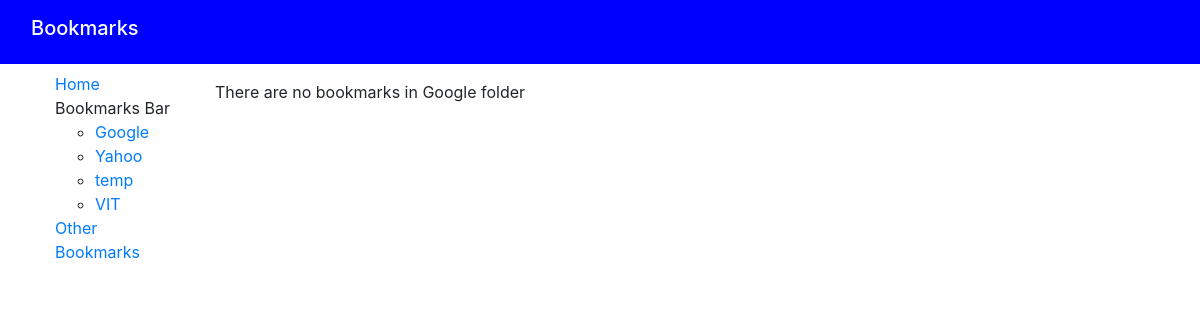
Before: /bookmarks/10/folder/ with the older database file.
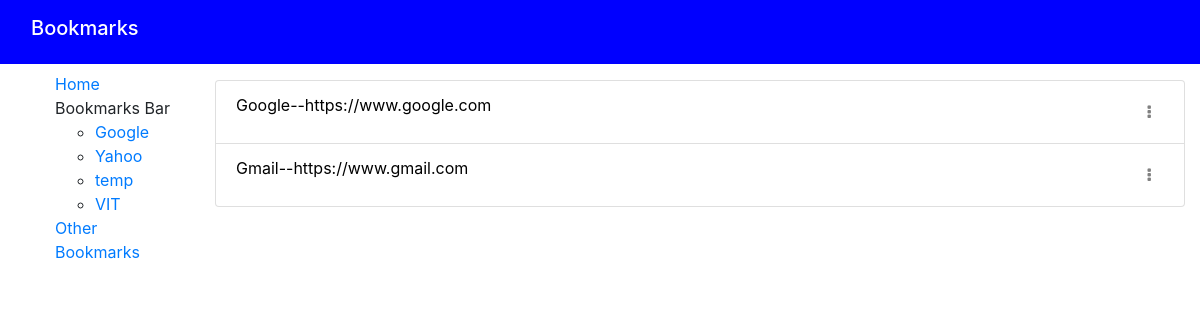
After: the same page with the newer database file.
### bookmarksapp/models.py (models this page shows, shortened)
class Folder(models.Model):
    name = models.CharField(max_length=200, help_text='Enter the folder name')

class Bookmarks(models.Model):
    name = models.CharField(max_length=200, help_text='Enter a webpage name')
    url = models.CharField(max_length=200, help_text='Enter a webpage url')
    description = models.CharField(max_length=200, help_text='Enter a webpage description')
    tags = TaggableManager(help_text='Enter webpage tags')
    folder = models.ForeignKey('Folder', on_delete=models.CASCADE, null=True, blank=True)

### bookmarksapp/views.py (the view)
# urls.py: path('<int:pk>/folder/', views.FolderList, name='list-folder'),
def FolderList(request,pk):
    folder_list = Folder.objects.all()
    folder = get_object_or_404(Folder, pk=pk)
    context = {
        'folder_list': folder_list,
        'folder': folder,
    }
    return render(request, 'bookmarksapp/list_folder.html', context=context)

### bookmarksapp/templates/bookmarksapp/list_folder.html (shortened to what this page needs)
{% extends "base_generic.html" %}
{% block content %}
    {% if folder.bookmarks_set.all %}
    <ul class="list-group">
    {% for bookmark in folder.bookmarks_set.all %}
        <li class=" list-group-item flex-column align-items-start"><a style="text-decoration: none; color:black;" onmouseover = "this.style.color = 'blue'" onmouseout = "this.style.color = 'black'"  href="{{ bookmark.url }}" target="_blank">{{ bookmark.name }}--{{ bookmark.url }}
        <div class="dropdown show" style="display: inline-block; float: right;">
          <a class="btn" href="#" role="button" id="dropdownItemLink" data-toggle="dropdown" aria-haspopup="true" aria-expanded="false">
            <i class="fa fa-ellipsis-v" style="color: grey;"></i>
          </a>
        </div>
      </a>
        </li>
    {% endfor %}
    </ul>
  {% else %}
    <p>There are no bookmarks in {{ folder.name }} folder</p>
  {% endif %}
{% endblock %}

### bookmarksapp/templates/base_generic.html (shortened to what this page needs)
<!DOCTYPE html>
<html lang="en">
<head>
  <link rel="stylesheet" href="https://cdn.jsdelivr.net/npm/bootstrap@4.5.3/dist/css/bootstrap.min.css">
  <link rel="stylesheet" href="https://maxcdn.bootstrapcdn.com/font-awesome/4.4.0/css/font-awesome.min.css">
  <link rel="stylesheet" href="https://cdnjs.cloudflare.com/ajax/libs/font-awesome/4.7.0/css/font-awesome.min.css">
  {% load static %}
  <link rel="stylesheet" href="{% static 'css/styles.css' %}">
</head>
<body>
 <nav class="navbar navbar-expand-lg" style="background-color: blue">
  <div class="container-fluid" >
    <h2 class="navbar-brand" style="color: white;">Bookmarks</h2>
  </div>
</nav>
<div class="container-fluid">
    <div class="row">
      <div class="mysidebar col-sm-2 pt-2">
        <ul class="sidebar-nav" style="list-style-type: none;">
          <li> <a href="{% url 'index' %}">Home</a></li>
          <li>Bookmarks Bar
            <ul>
              {% for folder in folder_list %}
              <li><a href="{% url 'list-folder' folder.id %}">{{ folder.name }}</a></li>
              {% endfor %}
            </ul>
          </li>
          <li> <a href="{% url 'list-folder-unknown' %}">Other Bookmarks</a>
          </li>
        </ul>
      </div>
  <div class="col-sm-10 pt-3">
    {% block content %} {% endblock %}
    </div>
  </div>
</div>
</body>
</html>

Changed rows visible on the page:
shown differently, row unchanged: Folder "Google": name "Google" → (not shown)
now on this page (row edited): Bookmarks: name "Google", url "https://www.google.com"
changed Bookmarks: folder_id empty → 10 (drawn)
now on this page (row edited): Bookmarks: name "Gmail", url "https://www.gmail.com"
Other visible differences:
text no longer shown: "There are no bookmarks in folder"
